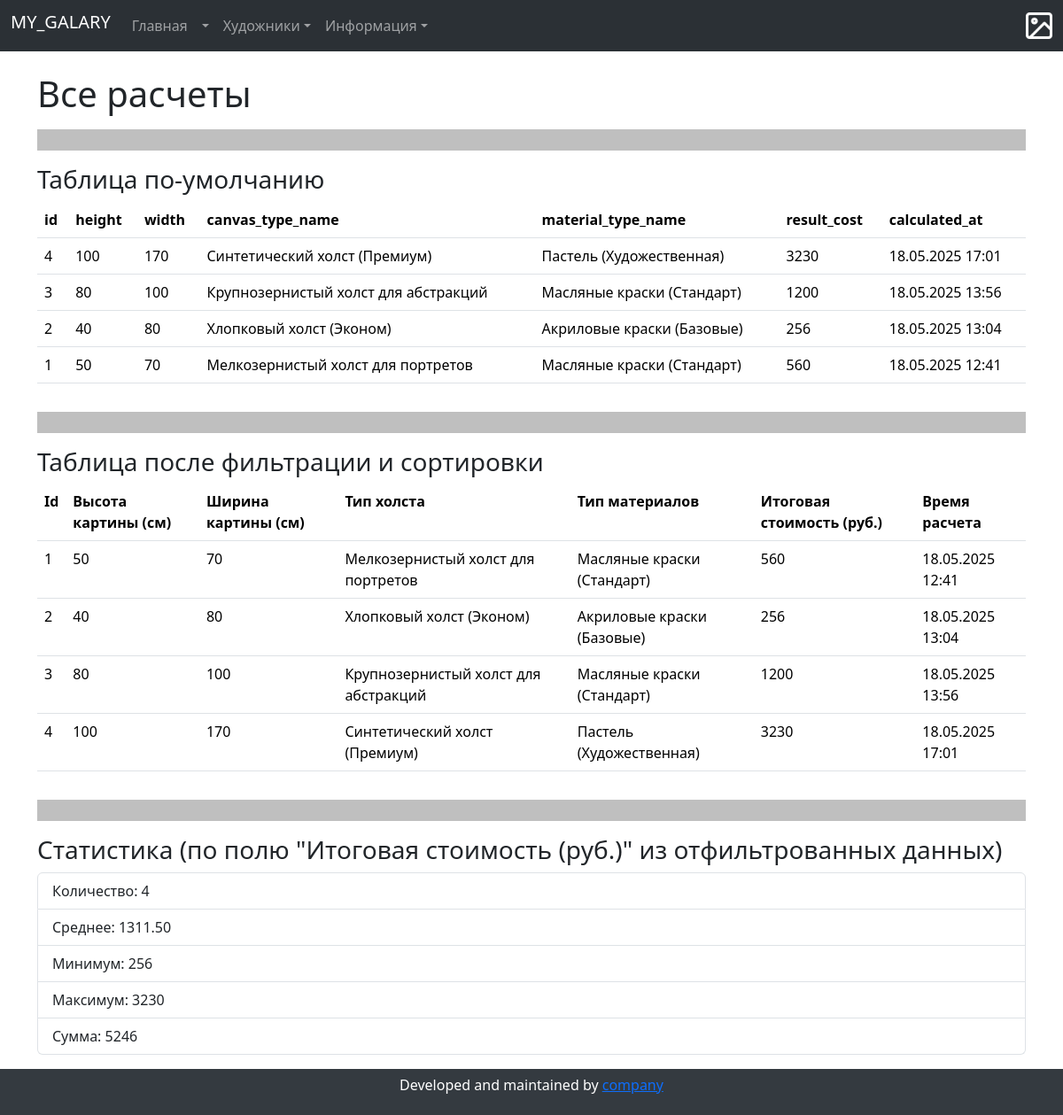
Screenshot of /controlWork1/all_calculations_view/ with the database file from the repository.
### controlWork1/models.py (models this page shows, shortened)
class CanvasType(models.Model):
    name = models.CharField("Название типа холста", max_length=100, unique=True)
    price_per_sq_cm = models.DecimalField(
        "Цена за см² (руб.)",
        max_digits=10,
        decimal_places=2,
        validators=[MinValueValidator(0.01, "Цена должна быть положительной.")],
    )
    class Meta:
        verbose_name = "Тип холста"
        verbose_name_plural = "Типы холстов"
        ordering = ["price_per_sq_cm", "name"]

class MaterialType(models.Model):
    name = models.CharField("Название типа материалов", max_length=100, unique=True)
    price_per_sq_cm = models.DecimalField(
        "Цена за см² (руб.)",
        max_digits=10,
        decimal_places=2,
        validators=[MinValueValidator(0.01, "Цена должна быть положительной.")],
    )
    class Meta:
        verbose_name = "Тип материалов"
        verbose_name_plural = "Типы материалов"
        ordering = ["price_per_sq_cm", "name"]

### controlWork1/views.py (the view)
# urls.py: path('all_calculations_view/', views.all_calculations_view, name='all_calculations_view'),
def all_calculations_view(request):
    name_list, verbose_name_list = get_model_concrete_field_names_and_verbose_names(
        ArtworkCostCalculation
    )
    all_calculation_objects = (
        ArtworkCostCalculation.objects.all()
        .order_by("-calculated_at")
        .select_related("canvas_type", "material_type")
    )
    processed_objects_values = []
    for obj in all_calculation_objects:
        item_dict = {}
        for custom_key in name_list:
            value_to_set = None
            if custom_key == ArtworkCostCalculation._meta.pk.name:
                value_to_set = getattr(obj, ArtworkCostCalculation._meta.pk.name)
            elif custom_key.endswith("_name"):
                original_fk_name = custom_key.removesuffix("_name")
                related_obj = getattr(obj, original_fk_name, None)
                if related_obj:
                    value_to_set = related_obj.name
            else:
                if hasattr(obj, custom_key):
                    field_value = getattr(obj, custom_key)
                    try:
                        field_object = ArtworkCostCalculation._meta.get_field(
                            custom_key
                        )
                        if isinstance(field_object, models.DateTimeField) and hasattr(
                            field_value, "strftime"
                        ):
                            value_to_set = field_value.strftime("%d.%m.%Y %H:%M")
                        else:
                            value_to_set = field_value
                    except models.FieldDoesNotExist:
                        value_to_set = field_value
                else:
                    value_to_set = None
            item_dict[custom_key] = value_to_set
        processed_objects_values.append(item_dict)
    headers_for_table2 = [
        "ID",
        "Высота",
        "Ширина",
        "Холст",
        "Материалы",
        "Итог. стоимость",
        "Время",
    ]
    objects_values_list_queryset = (
        ArtworkCostCalculation.objects.filter(result_cost__gt=0)
        .order_by("id")
        .values_list(
            "id",
            "height",
            "width",
            "canvas_type__name",
            "material_type__name",
            "result_cost",
            "calculated_at",
        )
    )
    processed_objects_values_list = []
    date_field_index_table2 = 6
    for item_tuple in objects_values_list_queryset:
        item_list = list(item_tuple)
        if date_field_index_table2 < len(item_list) and hasattr(
            item_list[date_field_index_table2], "strftime"
        ):
            item_list[date_field_index_table2] = item_list[
                date_field_index_table2
            ].strftime("%d.%m.%Y %H:%M")
        processed_objects_values_list.append(tuple(item_list))
    queryset_for_stats = ArtworkCostCalculation.objects.filter(result_cost__gt=0)
    statics_val_raw = []
    aggregation_field = "result_cost"
    if queryset_for_stats.exists():
        if any(
            f.name == aggregation_field
            for f in ArtworkCostCalculation._meta.concrete_fields
        ):
            statics_val_raw = [
                queryset_for_stats.aggregate(Count(aggregation_field)),
                queryset_for_stats.aggregate(Avg(aggregation_field)),
                queryset_for_stats.aggregate(Min(aggregation_field)),
                queryset_for_stats.aggregate(Max(aggregation_field)),
                queryset_for_stats.aggregate(Sum(aggregation_field)),
            ]
    statics_val = []
    for agg_result_dict in statics_val_raw:
        statics_val.append(list(agg_result_dict.values())[0] if agg_result_dict else 0)
    if not statics_val:
        statics_val = [0] * 5
    context = {
        "objects_values": processed_objects_values,
        "name_list": name_list,
        "objects_values_list": processed_objects_values_list,
        "headers_for_table2": headers_for_table2,
        "verbose_name_list": verbose_name_list,
        "statics_val": statics_val,
    }
    return render(request, "all_calculations_table.html", context)

### controlWork1/templates/all_calculations_table.html
{% extends 'main_page.html' %}
{% load static %}
    {% block css %}
    <link href="{% static 'controlWork1Css/page5.css' %}" rel="stylesheet">
    {% endblock %}
    {% block content %}
    <div class='container mt-4'>
        <h1>Все расчеты</h1>
        <hr>
        <h3>Таблица по-умолчанию</h3>
        {% if objects_values %}
        <div class="table-responsive">
            <table class="table table-hover">
                <tbody style="border-top: 3.0px;">
                    <tr>
                        {% for name in name_list %}
                            <td><b>{{ name }}</b></td>
                        {% endfor %}
                    </tr>
                    {% for object_dict in objects_values %}
                        <tr>
                            {% for key, value in object_dict.items %}
                                <td>{{ value }}</td>
                            {% endfor %}
                        </tr>
                    {% endfor %}
                </tbody>
            </table>
        </div>
        {% else %}
            <p>Нет данных для "Таблицы по-умолчанию".</p>
        {% endif %}
        <hr>
        <h3>Таблица после фильтрации и сортировки</h3>
        {% if objects_values_list %}
        <div class="table-responsive">
            <table class="table table-hover">
                <tbody style="border-top: 3.0px;">
                    <tr>
                        {% for name in verbose_name_list %}
                            <td><b>{{ name }}</b></td>
                        {% endfor %}
                    </tr>
                    {% for item_tuple in objects_values_list %}
                        <tr>
                            {% for value in item_tuple %}
                                <td>{{ value }}</td>
                            {% endfor %}
                        </tr>
                    {% endfor %}
                </tbody>
            </table>
        </div>
        {% else %}
            <p>Нет данных для "Таблицы после фильтрации и сортировки".</p>
        {% endif %}
        <hr>
        {% if statics_val %}
        <h3>Статистика (по полю "Итоговая стоимость (руб.)" из отфильтрованных данных)</h3>
        <ul class="list-group mb-3">
            {% if statics_val.0 is not None %}<li class="list-group-item">Количество: {{ statics_val.0 }}</li>{% endif %}
            {% if statics_val.1 is not None %}<li class="list-group-item">Среднее: {{ statics_val.1|floatformat:2 }}</li>{% endif %}
            {% if statics_val.2 is not None %}<li class="list-group-item">Минимум: {{ statics_val.2 }}</li>{% endif %}
            {% if statics_val.3 is not None %}<li class="list-group-item">Максимум: {{ statics_val.3 }}</li>{% endif %}
            {% if statics_val.4 is not None %}<li class="list-group-item">Сумма: {{ statics_val.4 }}</li>{% endif %}
        </ul>
        {% else %}
        <p class="mt-3">Статистика недоступна.</p>
        {% endif %}
    </div>
    {% endblock %}

### static/controlWork1Css/page5.css (style rules this page uses)
html, body { height: 100%; margin: 0; display: flex; flex-direction: column; }
.container { flex: 1; }
hr { color: black; width: 100%; border-width: 1.5rem; }

### rows the page displays
CanvasType: object_dict "Синтетический холст (Премиум)"
MaterialType: object_dict "Пастель (Художественная)"
CanvasType: object_dict "Крупнозернистый холст для абстракций"
MaterialType: object_dict "Масляные краски (Стандарт)" "Масляные краски (Стандарт)"
CanvasType: object_dict "Хлопковый холст (Эконом)"
MaterialType: object_dict "Акриловые краски (Базовые)"
CanvasType: object_dict "Мелкозернистый холст для портретов"

### other values shown
{{ name }} "id" "height" "width" "canvas_type_name" "material_type_name" "result_cost" "calculated_at"
{{ value }} "4" "100" "170" "3230" "18.05.2025 17:01" "3" "80" "100" "1200" "18.05.2025 13:56" "2" "40" "80" "256" "18.05.2025 13:04" "1" "50" "70" "560" "18.05.2025 12:41"
{{ name }} "Id" "Высота картины (см)" "Ширина картины (см)" "Тип холста" "Тип материалов" "Итоговая стоимость (руб.)" "Время расчета"
{{ value }} "1" "50" "70" "Мелкозернистый холст для портретов" "Масляные краски (Стандарт)" "560" "18.05.2025 12:41" "2" "40" "80" "Хлопковый холст (Эконом)" "Акриловые краски (Базовые)" "256" "18.05.2025 13:04" "3" "80" "100" "Крупнозернистый холст для абстракций" "Масляные краски (Стандарт)" "1200" "18.05.2025 13:56" "4" "100" "170" "Синтетический холст (Премиум)" "Пастель (Художественная)" "3230" "18.05.2025 17:01"
{{ statics_val.0 }} "4"
{{ statics_val.1|floatformat:2 }} "1311.50"
{{ statics_val.2 }} "256"
{{ statics_val.3 }} "3230"
{{ statics_val.4 }} "5246"
